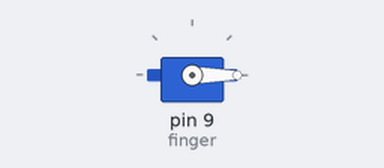
Recording of a sketch running on a simulated Arduino Uno, built with avr-gcc and run on an emulated ATmega328P. Shown: servo.

Above: at 0.05 s.
Timing chart, 0 to 4.6 s (numbered marks = the images above):
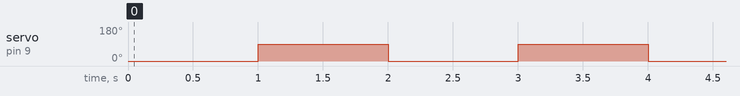

The sketch:

robotic-hand-servo-test.ino
```cpp
#include <Servo.h>
Servo finger;

void setup() {
  finger.attach(9);
}

void loop() {
  finger.write(0);    // open
  delay(1000);
  finger.write(90);   // curled
  delay(1000);
}
```

Measured:
- by itself, servo on pin 9 (finger): alternates 90° for 1.0 s and 0° for 1.0 s
